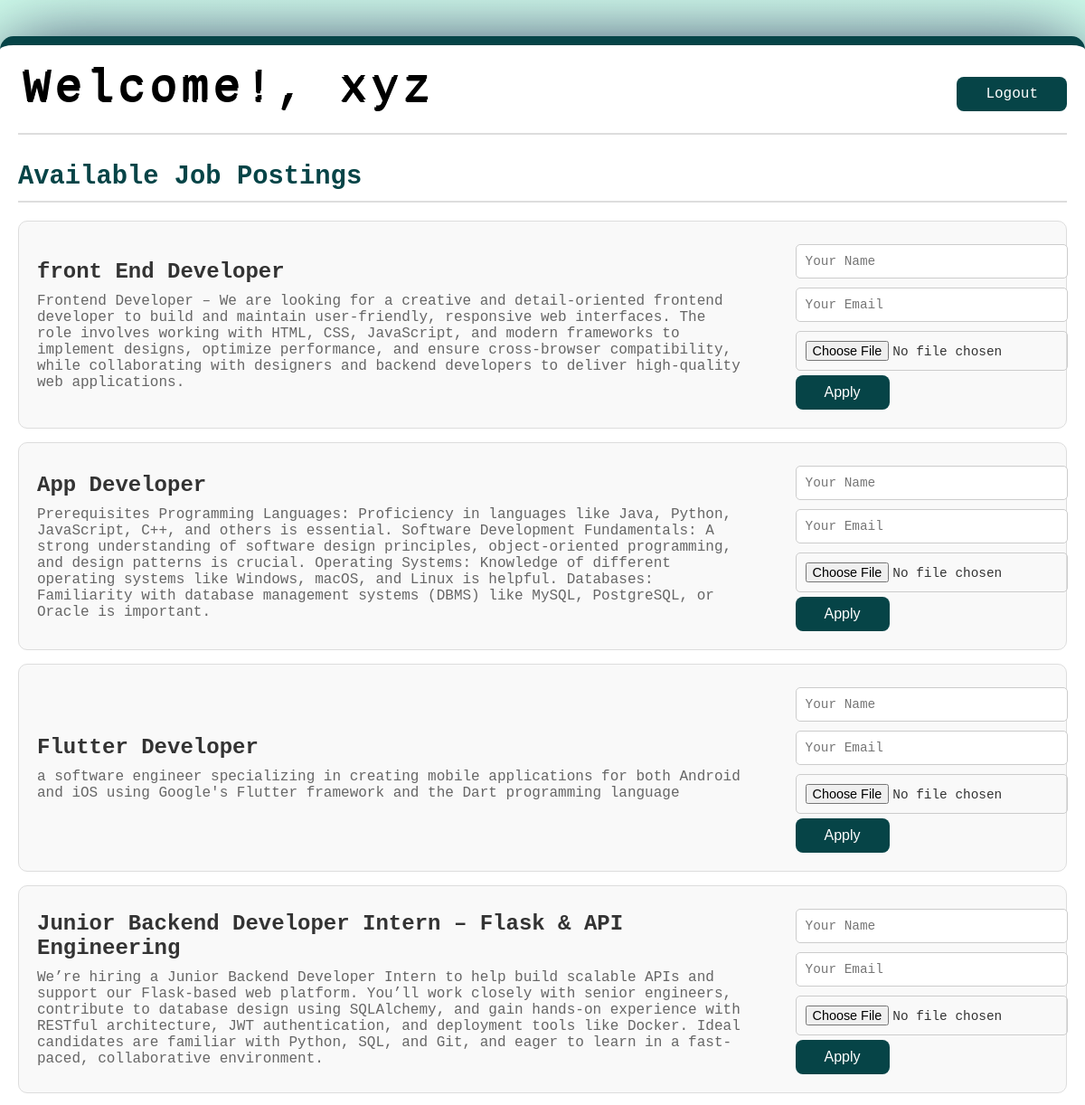
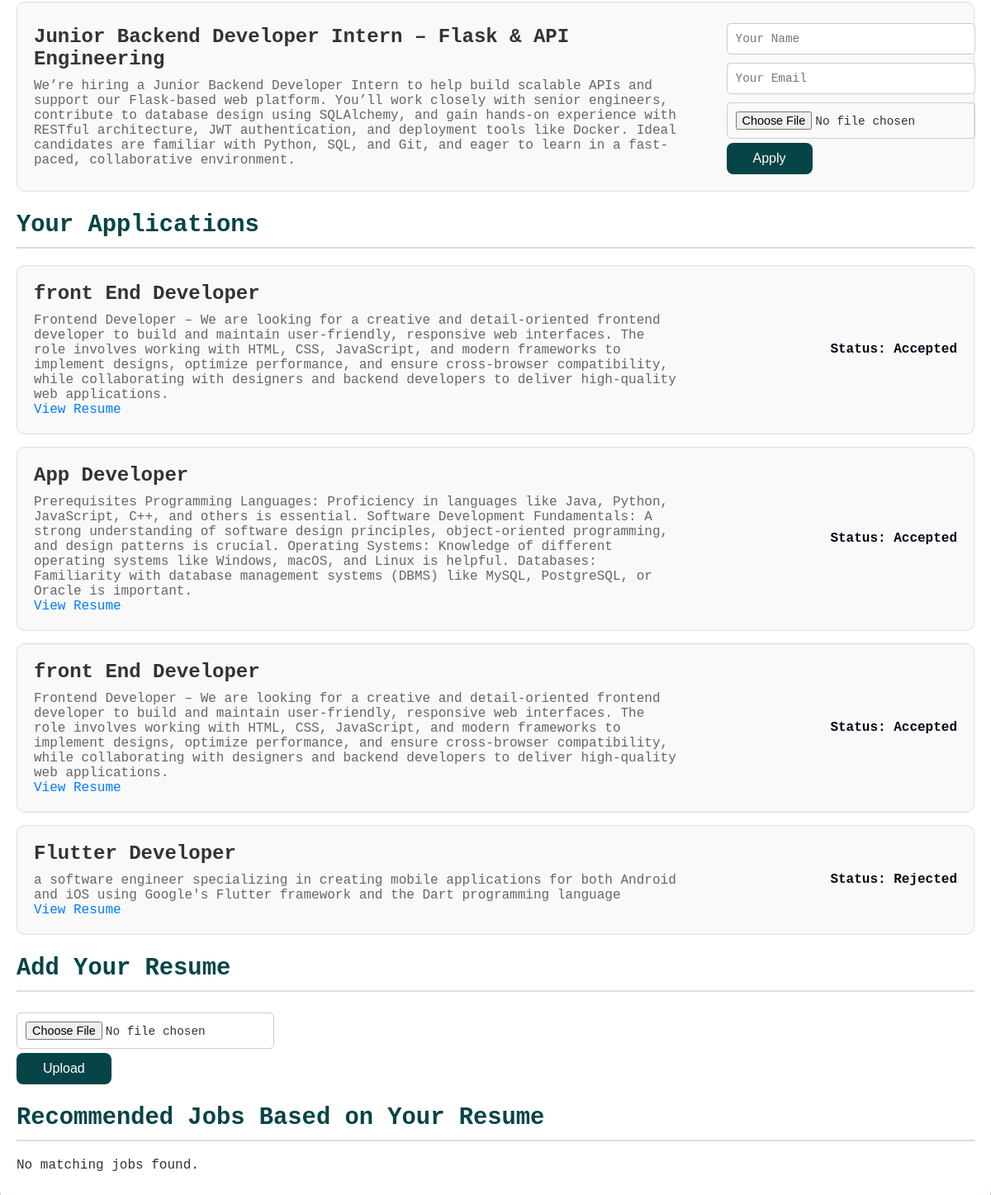
Page /user_dashboard (signed in) on the committed database (2 pictures, top to bottom).
### tables this page shows
CREATE TABLE job_applications (
                      id INTEGER PRIMARY KEY,
                      job_id INTEGER,
                      user_id INTEGER,
                      name TEXT,
                      email TEXT,
                      resume TEXT, status TEXT,
                      FOREIGN KEY (job_id) REFERENCES job_postings (id) ON DELETE CASCADE,
                      FOREIGN KEY (user_id) REFERENCES users (id) ON DELETE CASCADE);

CREATE TABLE job_postings (
                      id INTEGER PRIMARY KEY,
                      title TEXT,
                      description TEXT,
                      admin_id INTEGER, keywords TEXT,
                      FOREIGN KEY (admin_id) REFERENCES users (id) ON DELETE CASCADE);

### app.py (the view, shortened to what this page needs)
@app.route('/user_dashboard')
def user_dashboard():
    username = session.get('username')
    if not username:
        return redirect(url_for('login'))
    conn = connect_db()
    cursor = conn.cursor()
    cursor.execute("SELECT resume_path FROM users WHERE username = ?", (username,))
    row = cursor.fetchone()
    resume_text = ""
    resume_uploaded = bool(row and row[0])
    cursor.execute('''SELECT jp.title, jp.description, ja.resume, ja.status
                      FROM job_applications ja
                      JOIN job_postings jp ON ja.job_id = jp.id
                      WHERE ja.user_id = (SELECT id FROM users WHERE username = ?)''', (username,))
    applied_jobs = cursor.fetchall()
    cursor.execute("SELECT * FROM job_postings")
    job_postings = cursor.fetchall()
    conn.close()
    matched_jobs = match_resume_to_jobs(resume_text) if resume_text else []
    resume_form = ResumeUploadForm()
    application_form = JobApplicationForm()
    return render_template('user_dashboard.html',
                           job_postings=job_postings,
                           applied_jobs=applied_jobs,
                           matched_jobs=matched_jobs,
                           resume_uploaded=resume_uploaded,
                           resume_form=resume_form,
                           application_form=application_form)

### forms.py
class ResumeUploadForm(FlaskForm):
    resume_file = FileField('Upload Resume', validators=[
        FileRequired(),
        FileAllowed(['pdf', 'docx'], 'Only PDF or DOCX files are allowed!')
    ])
    submit = SubmitField('Upload')

class JobApplicationForm(FlaskForm):
    name = StringField('Full Name', validators=[DataRequired(), Length(min=2, max=50)])
    email = StringField('Email', validators=[DataRequired(), Email()])
    resume = FileField('Resume', validators=[
        FileRequired(),
        FileAllowed(['pdf', 'doc', 'docx'], 'Only PDF and Word documents are allowed!')
    ])
    submit = SubmitField('Submit Application')

### app.py (called while the page is built)
def connect_db():
    conn = sqlite3.connect('job_applications.db')
    conn.execute('PRAGMA foreign_keys = ON')
    return conn

### templates/user_dashboard.html (shortened to what this page needs)
<!DOCTYPE html>
<html lang="en">
<head>
</head>
<body>
    <div class="container">
        <header>
            <div id="text">Welcome!, {{ session.username }}</div>
            <nav>
                <a href="{{ url_for('logout') }}" class="button">Logout</a>
            </nav>
        </header>
        <main>
            <section class="job-postings">
                <h2>Available Job Postings</h2>
                {% if job_postings %}
                <ul>
                    {% for job in job_postings %}
                        <li class="job-card">
                            <div class="job-details">
                                <h3>{{ job[1] }}</h3>
                                <p>{{ job[2] }}</p>
                            </div>
                            <form class="apply-form" action="{{ url_for('admin', job_id=job[0]) }}" method="post" enctype="multipart/form-data">
                                {{ application_form.name(placeholder="Your Name", required=true) }}
                                {{ application_form.email(placeholder="Your Email", required=true) }}
                                {{ application_form.resume(required=true) }}
                                <button type="submit" class="button">Apply</button>
                            </form>
                        </li>
                    {% endfor %}
                </ul>
                {% else %}
                    <p>No jobs available right now!</p>
                {% endif %}
            </section>
            <section class="applied-jobs">
                <h2>Your Applications</h2>
                {% if applied_jobs %}
                <ul>
                    {% for job in applied_jobs %}
                        <li class="job-card">
                            <div class="job-details">
                                <h3>{{ job[0] }}</h3>
                                <p>{{ job[1] }}</p>
                                <a href="{{ url_for('static', filename='resumes/' ~ job[2]) }}" target="_blank" class="view-resume-btn">View Resume</a>
                            </div>
                            <div class="job-status">
                                <span>Status: <strong>{{ job[3]}}</strong></span> </div>
                        </li>
                    {% endfor %}
                </ul>
                {% else %}
                    <p>You haven't applied for any jobs!</p>
                {% endif %}
            </section>
            <section class="resume-management">
                <h2>{{ 'Update Your Resume' if resume_uploaded else 'Add Your Resume' }}</h2>
                <form method="post" action="{{ url_for('upload_resume') }}" enctype="multipart/form-data" class="apply-form">
                    {{ resume_form.resume_file(required=true) }}
                    {{ resume_form.submit(class="button") }}
                </form>
            </section>
            <section class="recommended-jobs">
                <h2>Recommended Jobs Based on Your Resume</h2>
                {% if matched_jobs %}
                    <ul>
                        {% for job in matched_jobs %}
                            <li class="job-card">
                                <div class="job-details">
                                    <h3>{{ job.title }}</h3>
                                    <p>Match Score: {{ job.match_score }}%</p>
                                </div>
                            </li>
                        {% endfor %}
                    </ul>
                {% else %}
                    <p>No matching jobs found.</p>
                {% endif %}
            </section>
        </main>
    </div>
</body>
</html>

### templates/user_dashboard.html (style rules this page uses)
body { font-family: OCR A Std, monospace; background-color: #da3b70; background-image: radial-gradient(circle, rgba(232, 252, 245, 1) 0%, rgb(207, 252, 235) 100%), url(https://img.icons8.com/android/2x/happy.png); background-size: auto; background-position: left top; background-repeat: repeat; margin: 0; padding: 0; color: #333; }
.container { max-width: 1200px; margin: 40px auto; padding: 20px; background: white; box-shadow: 0px 4px 85px -9px rgba(30, 34, 79, 1); border-radius: 15px; border-top: 10px solid #064447; }
#text { color: black; background: #FFFFFF; text-indent: 5px; letter-spacing: 5px; font-size: 50px; text-shadow: 1px 1px 0 black, 2px -2px 0 black; }
header { display: flex; justify-content: space-between; align-items: center; padding-bottom: 20px; border-bottom: 2px solid #ddd; }
nav { margin-top: 10px; }
.button { background-color: #064447; border: none; color: white; padding: 10px 32px; text-align: center; text-decoration: none; display: inline-block; font-size: 16px; border-radius: 8px; transition-duration: 0.4s; }
main { margin-top: 30px; }
h2 { color: #064447; font-size: 1.8em; border-bottom: 2px solid #ddd; padding-bottom: 10px; margin-bottom: 20px; }
ul { list-style: none; padding: 0; margin: 0; }
.job-card { display: flex; justify-content: space-between; align-items: center; background: #f9f9f9; margin: 15px 0; padding: 20px; border: 1px solid #ddd; border-radius: 10px; transition: box-shadow 0.3s ease, background-color 0.3s ease; }
.job-details { max-width: 70%; }
.job-details h3 { margin: 0 0 10px; font-size: 1.5em; color: #333; }
.job-details p { margin: 0; font-size: 1em; color: #666; }
.job-status { font-size: 1em; color: #000814; font-weight: bold; }
.apply-form { max-width: 25%; display: flex; flex-direction: column; align-items: flex-start; }
.apply-form input[type="text"], .apply-form input[type="email"], .apply-form input[type="file"] { margin: 5px 0; padding: 10px; border: 1px solid #ccc; border-radius: 5px; font-size: 0.9em; width: 100%; font-family: OCR A Std, monospace; }
.view-resume-btn { text-decoration: none; color: #007bff; transition: color 0.3s ease; font-size: 1em; }

### rows in the picture
job_applications: username "xyz", title "front End Developer", description "Frontend Developer – We are looking for a creative and detail-oriented frontend developer to build and maintain user-friendly, responsive web interfaces. The role involves working with HTML, CSS, JavaScript, and modern frameworks to implement designs, optimize performance, and ensure cross-browser compatibility, while collaborating with designers and backend developers to deliver high-quality web applications.", status "Accepted"
job_postings: title "front End Developer", description "Frontend Developer – We are looking for a creative and detail-oriented frontend developer to build and maintain user-friendly, responsive web interfaces. The role involves working with HTML, CSS, JavaScript, and modern frameworks to implement designs, optimize performance, and ensure cross-browser compatibility, while collaborating with designers and backend developers to deliver high-quality web applications."
job_postings: title "App Developer", description "Prerequisites Programming Languages: Proficiency in languages like Java, Python, JavaScript, C++, and others is essential. Software Development Fundamentals: A strong understanding of software design principles, object-oriented programming, and design patterns is crucial. Operating Systems: Knowledge of different operating systems like Windows, macOS, and Linux is helpful. Databases: Familiarity with database management systems (DBMS) like MySQL, PostgreSQL, or Oracle is important."
job_postings: title "Flutter Developer", description "a software engineer specializing in creating mobile applications for both Android and iOS using Google's Flutter framework and the Dart programming language"
job_postings: title "Junior Backend Developer Intern – Flask & API Engineering", description "We’re hiring a Junior Backend Developer Intern to help build scalable APIs and support our Flask-based web platform. You’ll work closely with senior engineers, contribute to database design using SQLAlchemy, and gain hands-on experience with RESTful architecture, JWT authentication, and deployment tools like Docker. Ideal candidates are familiar with Python, SQL, and Git, and eager to learn in a fast-paced, collaborative environment."
job_postings: title "Junior Backend Developer Intern – Flask & API Engineering", description "We’re hiring a Junior Backend Developer Intern to help build scalable APIs and support our Flask-based web platform. You’ll work closely with senior engineers, contribute to database design using SQLAlchemy, and gain hands-on experience with RESTful architecture, JWT authentication, and deployment tools like Docker. Ideal candidates are familiar with Python, SQL, and Git, and eager to learn in a fast-paced, collaborative environment."
job_applications: title "App Developer", description "Prerequisites Programming Languages: Proficiency in languages like Java, Python, JavaScript, C++, and others is essential. Software Development Fundamentals: A strong understanding of software design principles, object-oriented programming, and design patterns is crucial. Operating Systems: Knowledge of different operating systems like Windows, macOS, and Linux is helpful. Databases: Familiarity with database management systems (DBMS) like MySQL, PostgreSQL, or Oracle is important.", status "Accepted"
job_applications: title "front End Developer", description "Frontend Developer – We are looking for a creative and detail-oriented frontend developer to build and maintain user-friendly, responsive web interfaces. The role involves working with HTML, CSS, JavaScript, and modern frameworks to implement designs, optimize performance, and ensure cross-browser compatibility, while collaborating with designers and backend developers to deliver high-quality web applications.", status "Accepted"
job_applications: title "Flutter Developer", description "a software engineer specializing in creating mobile applications for both Android and iOS using Google's Flutter framework and the Dart programming language", status "Rejected"

### other values in the picture
{{ 'Update Your Resume' if resume_uploaded else 'Add Your Resume' }} "Add Your Resume"
